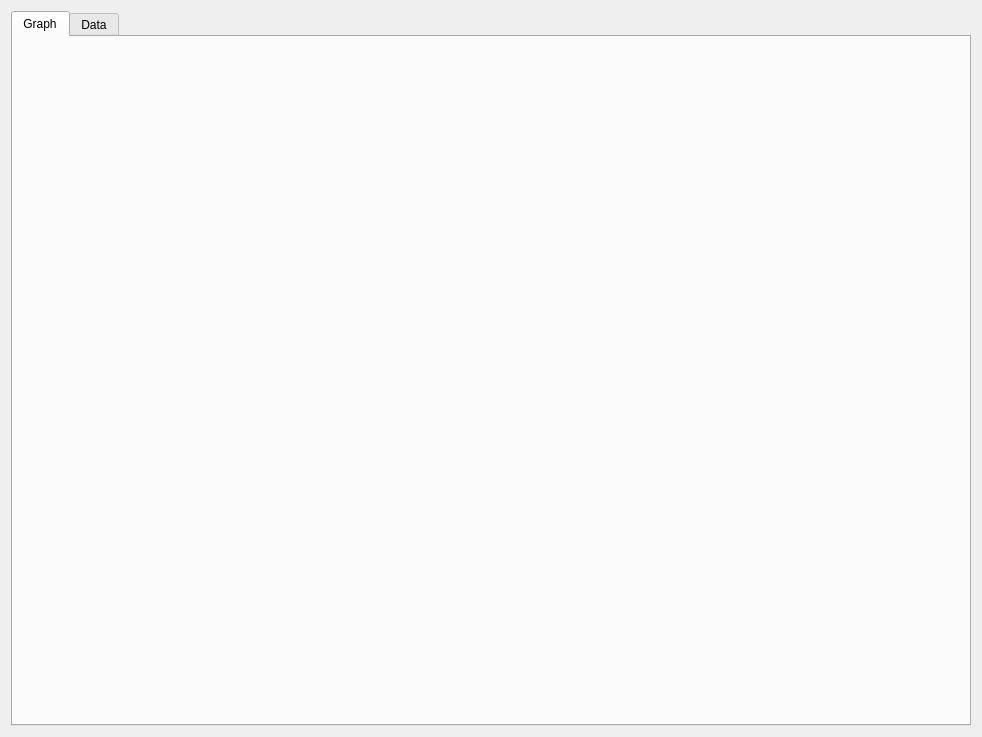
<?xml version="1.0" encoding="UTF-8"?>
<ui version="4.0">
 <class>grapherWidget</class>
 <widget class="QWidget" name="grapherWidget">
  <property name="geometry">
   <rect>
    <x>0</x>
    <y>0</y>
    <width>982</width>
    <height>737</height>
   </rect>
  </property>
  <property name="windowTitle">
   <string>MainGrapher</string>
  </property>
  <layout class="QGridLayout" name="gridLayout">
   <item row="2" column="0">
    <widget class="QTabWidget" name="mainViewWidget">
     <property name="sizePolicy">
      <sizepolicy hsizetype="Expanding" vsizetype="Expanding">
       <horstretch>9</horstretch>
       <verstretch>0</verstretch>
      </sizepolicy>
     </property>
     <property name="currentIndex">
      <number>0</number>
     </property>
     <widget class="QWidget" name="tab_graph">
      <attribute name="title">
       <string>Graph</string>
      </attribute>
     </widget>
     <widget class="QWidget" name="tab_data">
      <attribute name="title">
       <string>Data</string>
      </attribute>
      <layout class="QHBoxLayout" name="horizontalLayout"/>
     </widget>
    </widget>
   </item>
  </layout>
 </widget>
 <resources/>
 <connections/>
</ui>
